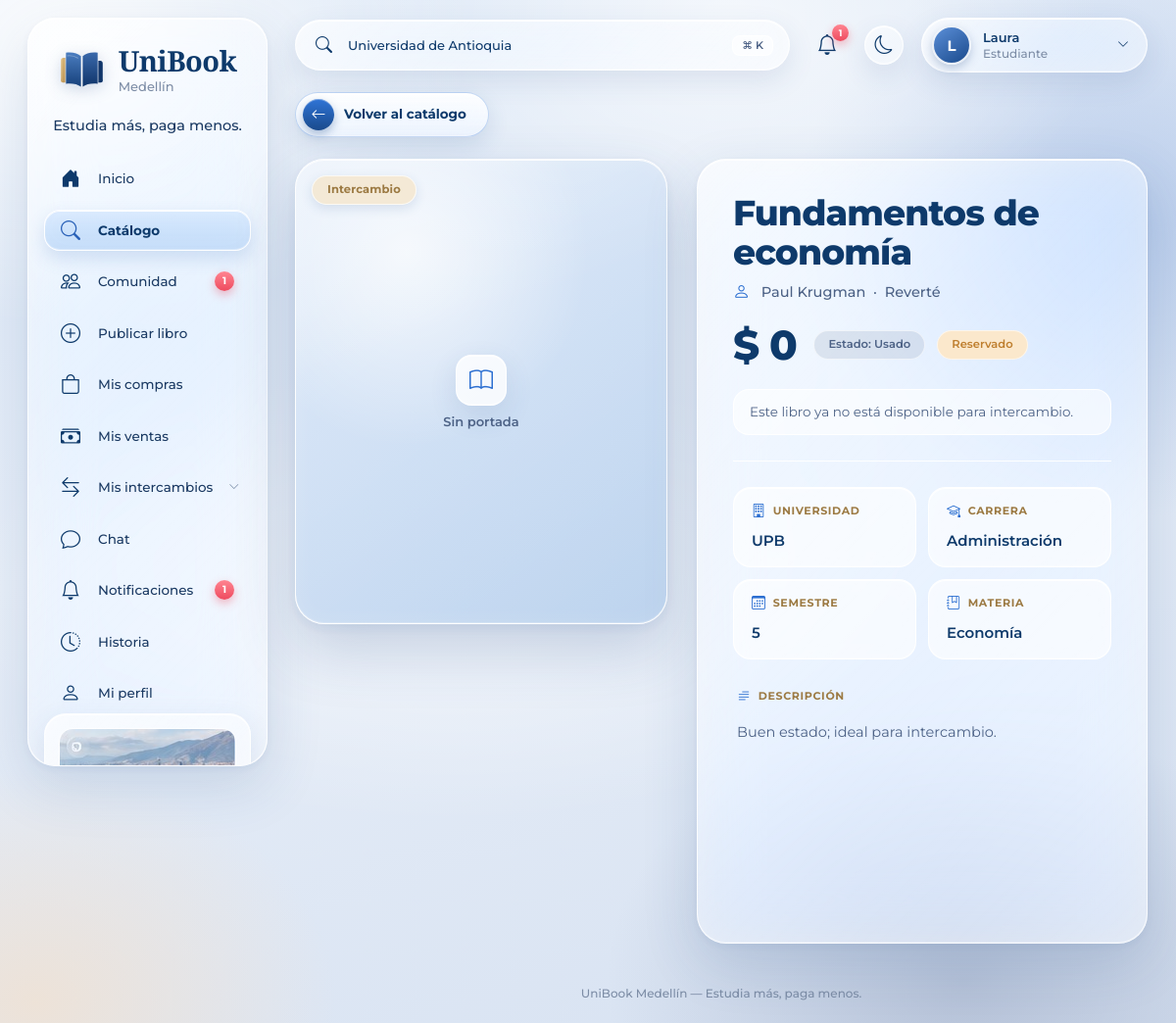
/index.php?accion=detalle_libro&id=3&q=Universidad de Antioquia (signed in), run on the app's committed database.
### tables this page shows
CREATE TABLE libros (
  id INT UNSIGNED AUTO_INCREMENT PRIMARY KEY, titulo VARCHAR(150) NOT NULL, autor VARCHAR(100) NOT NULL, editorial VARCHAR(100) NULL, universidad VARCHAR(100) NULL, carrera VARCHAR(100) NULL, semestre VARCHAR(50) NULL, materia VARCHAR(100) NULL,
  descripcion TEXT NULL, precio DECIMAL(10,2) NULL, estado ENUM('Nuevo','Usado') NOT NULL DEFAULT 'Usado', tipo_publicacion ENUM('Venta','Intercambio') NOT NULL DEFAULT 'Venta', imagen VARCHAR(255) NULL,
  fecha_publicacion TIMESTAMP NOT NULL DEFAULT CURRENT_TIMESTAMP, usuario_id INT UNSIGNED NOT NULL, estado_disponibilidad ENUM('disponible','reservado','vendido','intercambiado') NOT NULL DEFAULT 'disponible',
  KEY idx_libros_usuario (usuario_id), KEY idx_libros_catalogo (estado_disponibilidad,tipo_publicacion,fecha_publicacion),
  CONSTRAINT fk_libros_usuario FOREIGN KEY (usuario_id) REFERENCES usuarios(id) ON UPDATE CASCADE ON DELETE RESTRICT
);

### controllers/LibroController.php (called while the page is built, shortened)
<?php
require_once "models/Libro.php";
class LibroController {
    private $modelo;
    public function __construct($conexion){
        $this->modelo = new Libro($conexion);
    }
    public function detalle($id){
        return $this->modelo->obtenerPorId($id);
    }
}

### models/Libro.php (called while the page is built, shortened)
<?php
class Libro
{
    private $conexion;
    public function __construct($conexion)
    {
        $this->conexion = $conexion;
    }
    public function obtenerPorId($id)
    {
        $sql = "SELECT *
                FROM libros
                WHERE id = ?";
        $stmt = $this->conexion->prepare($sql);
        $stmt->bind_param("i", $id);
        $stmt->execute();
        $resultado = $stmt->get_result();
        $libro = $resultado->fetch_assoc();
        return $libro;
    }
}

### views/detalle_libro.php (the view, shortened to what this page needs)
<?php
if (isset($_SESSION['id_usuario'])) {
    include "views/partials/navbar.php";
}
?>
<?php
$libro = $libro ?? null;
?>
<div class="ub-section">
    <div class="container">
        <?php if (!$libro) { ?>
            <div
                class="catalog-empty reveal"
                style="max-width:520px; margin:0 auto;">
                <div class="catalog-empty__icon">
                    <i class="bi bi-book ub-icon" aria-hidden="true"></i>
                </div>
                <h5 class="fw-bold mb-1">
                    No encontramos ese libro
                </h5>
                <p class="text-muted mb-4">
                    Puede que ya haya sido eliminado o el enlace sea incorrecto.
                </p>
                <a
                    href="index.php?accion=catalogo"
                    class="btn-ub btn-ub-dark">
                    ← Volver al catálogo
                </a>
            </div>
        <?php } else { ?>
            <?php
            $tipo = strtolower(
                trim($libro['tipo_publicacion'] ?? '')
            );
            $disponibilidad = strtolower(
                trim(
                    $libro['estado_disponibilidad']
                        ?? 'disponible'
                )
            );
            $esPropio =
                isset($_SESSION['id_usuario']) &&
                (int)$_SESSION['id_usuario'] ===
                (int)$libro['usuario_id'];
            if ($tipo === 'venta') {
                $stampClass = 'stamp-venta';
            } elseif ($tipo === 'intercambio') {
                $stampClass = 'stamp-intercambio';
            } else {
                $stampClass = 'stamp-venta';
            }
            $tagClass = str_replace(
                'stamp-',
                'tag-',
                $stampClass
            );
            $dispoClases = [
                'disponible' =>
                'badge-disp-disponible',
                'reservado' =>
                'badge-disp-reservado',
                'vendido' =>
                'badge-disp-vendido',
                'intercambiado' =>
                'badge-disp-intercambiado'
            ];
            $dispoClass =
                $dispoClases[$disponibilidad]
                ?? 'badge-disp-disponible';
            $dispoLabel =
                ucfirst($disponibilidad);
            $volverCatalogo = 'index.php?accion=catalogo';
            $busquedaVolver = trim((string)($_GET['q'] ?? ''));
            if ($busquedaVolver !== '') {
                $volverCatalogo .=
                    '&q=' . rawurlencode($busquedaVolver);
            }
            $ubDato = function ($valor) {
                $valor = trim((string)$valor);
                return $valor !== ''
                    ? htmlspecialchars($valor)
                    : '—';
            };
            $descripcionLibro =
                trim((string)($libro['descripcion'] ?? ''));
            ?>
            <a
                href="<?php echo htmlspecialchars($volverCatalogo); ?>"
                class="book-detail__back reveal">
                <span class="book-detail__back-icon" aria-hidden="true">
                    <i class="bi bi-arrow-left"></i>
                </span>
                <span>Volver al catálogo</span>
            </a>
            <div class="book-detail">
                <div class="book-detail__cover reveal">
                    <span
                        class="tag <?php echo $tagClass; ?> book-detail__tag">
                        <?php
                        echo htmlspecialchars(
                            $libro['tipo_publicacion']
                        );
                        ?>
                    </span>
                    <?php if (!empty($libro['imagen'])) { ?>
                        <img
                            class="cover__bg"
                            src="<?php
                                    echo htmlspecialchars(
                                        $libro['imagen']
                                    );
                                    ?>"
                            alt=""
                            aria-hidden="true">
                        <img
                            class="cover__img"
                            src="<?php
                                    echo htmlspecialchars(
                                        $libro['imagen']
                                    );
                                    ?>"
                            alt="<?php
                                    echo htmlspecialchars(
                                        $libro['titulo']
                                    );
                                    ?>">
                    <?php } else { ?>
                        <div class="no-image">
                            <i class="bi bi-book" aria-hidden="true"></i>
                            <span>Sin portada</span>
                        </div>
                    <?php } ?>
                </div>
                <div class="book-detail__info">
                    <div class="book-detail__header reveal reveal-d1">
                        <h1 class="book-detail__title">
                            <?php
                            echo htmlspecialchars(
                                $libro['titulo']
                            );
                            ?>
                        </h1>
                        <p class="book-detail__author">
                            <i class="bi bi-person ub-icon" aria-hidden="true"></i>
                            <?php
                            echo htmlspecialchars(
                                $libro['autor']
                            );
                            ?>
                            <?php if (
                                !empty($libro['editorial'])
                            ) { ?>
                                &nbsp;·&nbsp;
                                <?php
                                echo htmlspecialchars(
                                    $libro['editorial']
                                );
                                ?>
                            <?php } ?>
                        </p>
                        <div class="book-detail__price-row">
                            <span class="price book-detail__price">
                                $
                                <?php
                                echo number_format(
                                    $libro['precio']
                                );
                                ?>
                            </span>
                            <span class="stamp stamp-neutral">
                                Estado:
                                <?php
                                echo htmlspecialchars(
                                    $libro['estado']
                                );
                                ?>
                            </span>
                            <span
                                class="stamp <?php echo $dispoClass; ?>">
                                <?php
                                echo htmlspecialchars(
                                    $dispoLabel
                                );
                                ?>
                            </span>
                        </div>
                        <div class="book-detail__actions">
                            <?php if (
                                !isset($_SESSION['id_usuario'])
                            ) { ?>
                                <?php if ($tipo === 'venta') { ?>
                                    <a
                                        href="index.php?accion=login"
                                        class="btn-ub btn-ub-dark btn-ub-block">
                                        Inicia sesión para comprar
                                    </a>
                                <?php } ?>
                                <?php if ($tipo === 'intercambio') { ?>
                                    <a
                                        href="index.php?accion=login"
                                        class="btn-ub btn-ub-outline btn-ub-block">
                                        <i class="bi bi-arrow-left-right ub-icon" aria-hidden="true"></i> Inicia sesión para solicitar intercambio
                                    </a>
                                <?php } ?>
                            <?php } else { ?>
                                <?php if (
                                    $tipo === 'intercambio' &&
                                    $disponibilidad === 'disponible'
                                ) { ?>
                                    <a
                                        href="index.php?accion=solicitar_intercambio&id=<?php
                                                                                        echo (int)$libro['id'];
                                                                                        ?>"
                                        class="btn-ub btn-ub-outline btn-ub-block">
                                        <i class="bi bi-arrow-left-right ub-icon" aria-hidden="true"></i> Solicitar intercambio
                                    </a>
                                    <p
                                        class="text-muted mt-2 mb-0"
                                        style="font-size:13px;">
                                        Podrás elegir uno de tus libros
                                        para ofrecer a cambio.
                                    </p>
                                <?php } elseif (
                                    $tipo === 'intercambio'
                                ) { ?>
                                    <p
                                        class="text-muted mb-0"
                                        style="font-size:14px;">
                                        Este libro ya no está disponible
                                        para intercambio.
                                    </p>
                                <?php } ?>
                            <?php } ?>
                        </div>
                    </div>
                    <div
                        class="book-detail__meta reveal reveal-d2">
                        <div class="meta-item">
                            <span class="ub-eyebrow">
                                <i class="bi bi-building" aria-hidden="true"></i>
                                Universidad
                            </span>
                            <p>
                                <?php echo $ubDato($libro['universidad']); ?>
                            </p>
                        </div>
                        <div class="meta-item">
                            <span class="ub-eyebrow">
                                <i class="bi bi-mortarboard" aria-hidden="true"></i>
                                Carrera
                            </span>
                            <p>
                                <?php echo $ubDato($libro['carrera']); ?>
                            </p>
                        </div>
                        <div class="meta-item">
                            <span class="ub-eyebrow">
                                <i class="bi bi-calendar3" aria-hidden="true"></i>
                                Semestre
                            </span>
                            <p>
                                <?php echo $ubDato($libro['semestre']); ?>
                            </p>
                        </div>
                        <div class="meta-item">
                            <span class="ub-eyebrow">
                                <i class="bi bi-journal-bookmark" aria-hidden="true"></i>
                                Materia
                            </span>
                            <p>
                                <?php echo $ubDato($libro['materia']); ?>
                            </p>
                        </div>
                    </div>
                    <?php if ($descripcionLibro !== '') { ?>
                        <div
                            class="book-detail__description reveal reveal-d2">
                            <span class="ub-eyebrow">
                                <i class="bi bi-text-paragraph" aria-hidden="true"></i>
                                Descripción
                            </span>
                            <p>
                                <?php
                                echo nl2br(
                                    htmlspecialchars(
                                        $libro['descripcion']
                                    )
                                );
                                ?>
                            </p>
                        </div>
                    <?php } ?>
                </div>
            </div>
        <?php } ?>
    </div>
</div>
<?php include "views/partials/footer.php"; ?>

### data on the page
libros: tipo_publicacion "Intercambio", titulo "Fundamentos de economía", autor "Paul Krugman", editorial "Reverté", precio "0", estado "Usado", estado_disponibilidad "Reservado", universidad "UPB", carrera "Administración", semestre "5", materia "Economía", descripcion "Buen estado; ideal para intercambio."

### other printed values
$ubFormatoContador($comunidadNoLeidosNavbar) "1"
$ubFormatoContador($notificacionesNoLeidasNavbar) "1"
$ubInicialNavbar "L"
$ubNombreNavbar "Laura"
